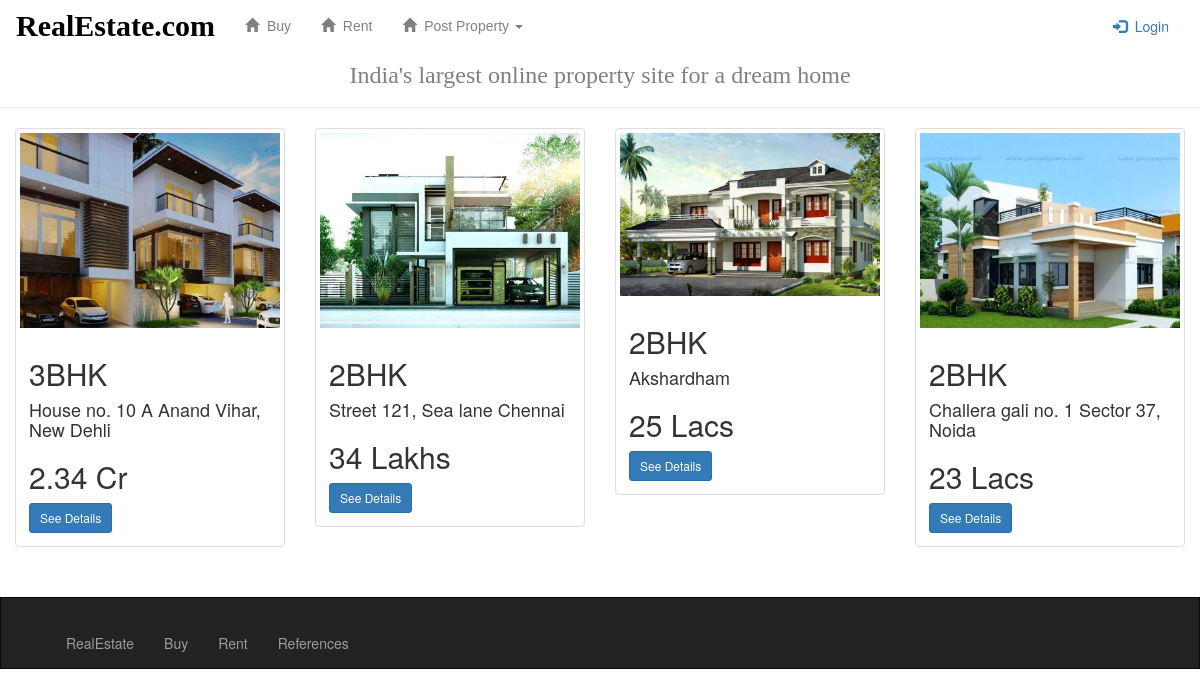
Screenshot of /property_portal/buy/ with the database file from the repository.
### property_portal/models.py (models this page shows, shortened)
class Buy(models.Model):
    user_info = models.CharField(max_length=10, choices=USER)
    property_for = models.CharField(max_length=50, choices=PROPERTY_FOR)
    city = models.CharField(max_length=25, choices=CITY)
    address = models.TextField(max_length = 1000)
    property_type = models.CharField(max_length = 10, choices = PROPERTY_TYPE)
    bedroom = models.PositiveIntegerField(blank=False, null=True)
    bathroom = models.CharField(max_length = 5, choices = BATHROOM)
    balconies = models.CharField(max_length = 5, choices = BALCONIES)
    parking = models.CharField(max_length = 50, choices = PARKING)
    furnished_state = models.CharField(max_length = 50, choices = FURNISHED_STATE)
    price = models.CharField(max_length= 20)
    facing =  models.CharField(max_length = 15, null=True)
    image1 = models.FileField(null=True)
    image2 = models.FileField(null=True)
    image3 = models.FileField(null=True)
    image4 =  models.FileField(null=True)

### property_portal/views.py (the view)
class BuyView(generic.ListView):
    template_name = 'property_portal/buy.html'
    context_object_name = "buy_object"
    def get_queryset(self):
        return Buy.objects.all()

### property_portal/templates/property_portal/buy.html (shortened to what this page needs)
{% extends 'property_portal/base.html' %}
{% block body %}
<div class = "all_album-container container-fluid">
    <div class = "row">
        {% if buy_object %}
            {% for b_item in buy_object %}
            <div class = "col-sm-3 col-lg-3">
                <div class = "thumbnail">
                    <a href="">
                        <img src = "{{ b_item.image1.url }}" class="img-responsive">
                    </a>
                    <div class = "caption">
                        <h2>{{ b_item.property_type }}</h2>
                        <h4>{{ b_item.address}}</h4>
                        <h2>{{ b_item.price }}</h2>
                        <a href = "{% url 'property_portal:buy_details' b_item.pk %}" class = "btn btn-primary btn-sm" role = "button">
                            See Details
                        </a>
                    </div>
               </div>
        </div>
        {% endfor %}
        {% endif %}
    </div>
</div>
{% endblock %}

### property_portal/templates/property_portal/base.html (shortened to what this page needs)
<!DOCTYPE html>
<html>
<head>
    {% load staticfiles %}
    <link rel="stylesheet" href="https://maxcdn.bootstrapcdn.com/bootstrap/3.3.7/css/bootstrap.min.css"/>
    <link rel="stylesheet" type = "text/css" href="{% static 'property_portal/style.css' %}"/>
<nav class = "navbar navbar-success">
    <div class = "container-fluid">
        <div class = "navbar-header">
            <a class = "navbar-brand" href="{% url 'property_portal:home' %}">RealEstate.com</a>
        </div>
    <div class = "collapse navbar-collapse" id="topNavBar">
        <ul class ="nav navbar-nav">
            <li class = "">
                <a class = "navbar-link" href = "{% url 'property_portal:buy' %}">
                    <span class = "glyphicon glyphicon-home" area-hidden ="true"></span>&nbsp; Buy
                </a>
            </li>
            <li class = "">
                <a class = "navbar-link" href = "{% url 'property_portal:rent' %}">
                    <span class = "glyphicon glyphicon-home" area-hidden ="true"></span>&nbsp; Rent
                </a>
            </li>
             <li class ="dropdown">
                <a class = "navbar-link" class="dropdown-toggle" data-toggle="dropdown" href="#">
                    <span class = "glyphicon glyphicon-home" area-hidden ="true"></span>&nbsp; Post Property
                    <span class="caret"></span>
                </a>
            </li>
        </ul>
        <ul class ="nav navbar-nav navbar-right">
         {% if request.user.username %}
             <li class ="dropdown">
                <a class = "navbar-user" class="dropdown-toggle" data-toggle="dropdown" href="#">
                    <span class = "glyphicon glyphicon-user" area-hidden ="true"></span>&nbsp;
                     Welcome {{request.user.username}}
                    <span class="caret"></span>
                </a>
                      <ul class="dropdown-menu">
                          <li><a href="{% url 'property_portal:profile' %}">Profile</a></li>
                          <li><a href="#">Activity</a></li>
                          <li class ="divider"></li>
                          <li>
                              <a href="{% url 'property_portal:logout' %}">
                                  <span class = "glyphicon glyphicon-off" area-hidden ="true"></span>&nbsp;
                                  Logout
                              </a>
                          </li>
                     </ul>
            </li>
            {% else %}
            <li class = "">
                <a href="{% url 'property_portal:login' %}">
                    <span class = "glyphicon glyphicon-log-in" area-hidden ="true"></span>&nbsp; Login
                </a>
            </li>
            {% endif %}
        </ul>
    </div>
</div>
</nav>
<div class="page-header" style = "margin-top: -10px; font-family:cursive; color: gray;">
    <center><h3>India's largest online property site for a dream home</h3></center>
 </div>
</head>
<body>
    {%block body%}
    {% endblock %}
    <nav class="navbar navbar-inverse" style = "padding: 20px 50px 0px; margin: 30px auto 10px; ">
      <ul class="nav navbar-nav">
        <li><a href="{% url 'property_portal:home' %}">RealEstate</a></li>
        <li><a href="{% url 'property_portal:buy' %}">Buy</a></li>
        <li><a href="{% url 'property_portal:rent' %}">Rent</a></li>
        <li><a href="#">References</a></li>
      </ul>
    </nav>
</body>
</html>

### property_portal/static/property_portal/style.css (style rules this page uses)
.navbar { border-radius: 0; }
.navbar-brand { font-family: cursive; font-size: 30px; font-weight: bolder; color: black; }
.navbar-link { font-family:sans-serif; color: gray; }

### rows the page displays
Buy: image1 (picture), property_type "3BHK", address "House no. 10 A Anand Vihar, New Dehli", price "2.34 Cr"
Buy: image1 (picture), property_type "2BHK", address "Street 121, Sea lane Chennai", price "34 Lakhs"
Buy: image1 (picture), property_type "2BHK", address "Akshardham", price "25 Lacs"
Buy: image1 (picture), property_type "2BHK", address "Challera gali no. 1 Sector 37, Noida", price "23 Lacs"
